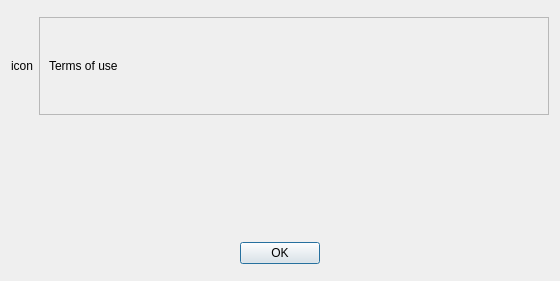
<?xml version="1.0" encoding="UTF-8"?>
<ui version="4.0">
 <class>PrivacyPolicyDialog</class>
 <widget class="QDialog" name="PrivacyPolicyDialog">
  <property name="windowModality">
   <enum>Qt::ApplicationModal</enum>
  </property>
  <property name="geometry">
   <rect>
    <x>0</x>
    <y>0</y>
    <width>560</width>
    <height>281</height>
   </rect>
  </property>
  <property name="sizePolicy">
   <sizepolicy hsizetype="Fixed" vsizetype="Fixed">
    <horstretch>0</horstretch>
    <verstretch>0</verstretch>
   </sizepolicy>
  </property>
  <property name="windowTitle">
   <string>Privacy policy</string>
  </property>
  <property name="modal">
   <bool>true</bool>
  </property>
  <layout class="QVBoxLayout" name="verticalLayout_2">
   <item>
    <layout class="QHBoxLayout" name="horizontalLayout_2">
     <property name="topMargin">
      <number>6</number>
     </property>
     <property name="bottomMargin">
      <number>6</number>
     </property>
     <item>
      <widget class="QLabel" name="icon">
       <property name="text">
        <string>icon</string>
       </property>
      </widget>
     </item>
     <item>
      <layout class="QVBoxLayout" name="verticalLayout">
       <item>
        <widget class="QScrollArea" name="scrollArea">
         <property name="widgetResizable">
          <bool>true</bool>
         </property>
         <widget class="QWidget" name="scrollAreaWidgetContents_2">
          <property name="geometry">
           <rect>
            <x>0</x>
            <y>0</y>
            <width>507</width>
            <height>91</height>
           </rect>
          </property>
          <layout class="QVBoxLayout" name="verticalLayout_3">
           <item>
            <widget class="QLabel" name="privacy_policy">
             <property name="text">
              <string>Terms of use</string>
             </property>
             <property name="wordWrap">
              <bool>true</bool>
             </property>
            </widget>
           </item>
          </layout>
         </widget>
        </widget>
       </item>
      </layout>
     </item>
    </layout>
   </item>
   <item>
    <spacer name="verticalSpacer">
     <property name="orientation">
      <enum>Qt::Vertical</enum>
     </property>
     <property name="sizeHint" stdset="0">
      <size>
       <width>20</width>
       <height>40</height>
      </size>
     </property>
    </spacer>
   </item>
   <item>
    <layout class="QHBoxLayout" name="horizontalLayout">
     <property name="topMargin">
      <number>6</number>
     </property>
     <property name="bottomMargin">
      <number>6</number>
     </property>
     <item>
      <widget class="QPushButton" name="ok">
       <property name="sizePolicy">
        <sizepolicy hsizetype="Fixed" vsizetype="Fixed">
         <horstretch>0</horstretch>
         <verstretch>0</verstretch>
        </sizepolicy>
       </property>
       <property name="layoutDirection">
        <enum>Qt::LeftToRight</enum>
       </property>
       <property name="text">
        <string>OK</string>
       </property>
      </widget>
     </item>
    </layout>
   </item>
  </layout>
 </widget>
 <resources/>
 <connections/>
</ui>
